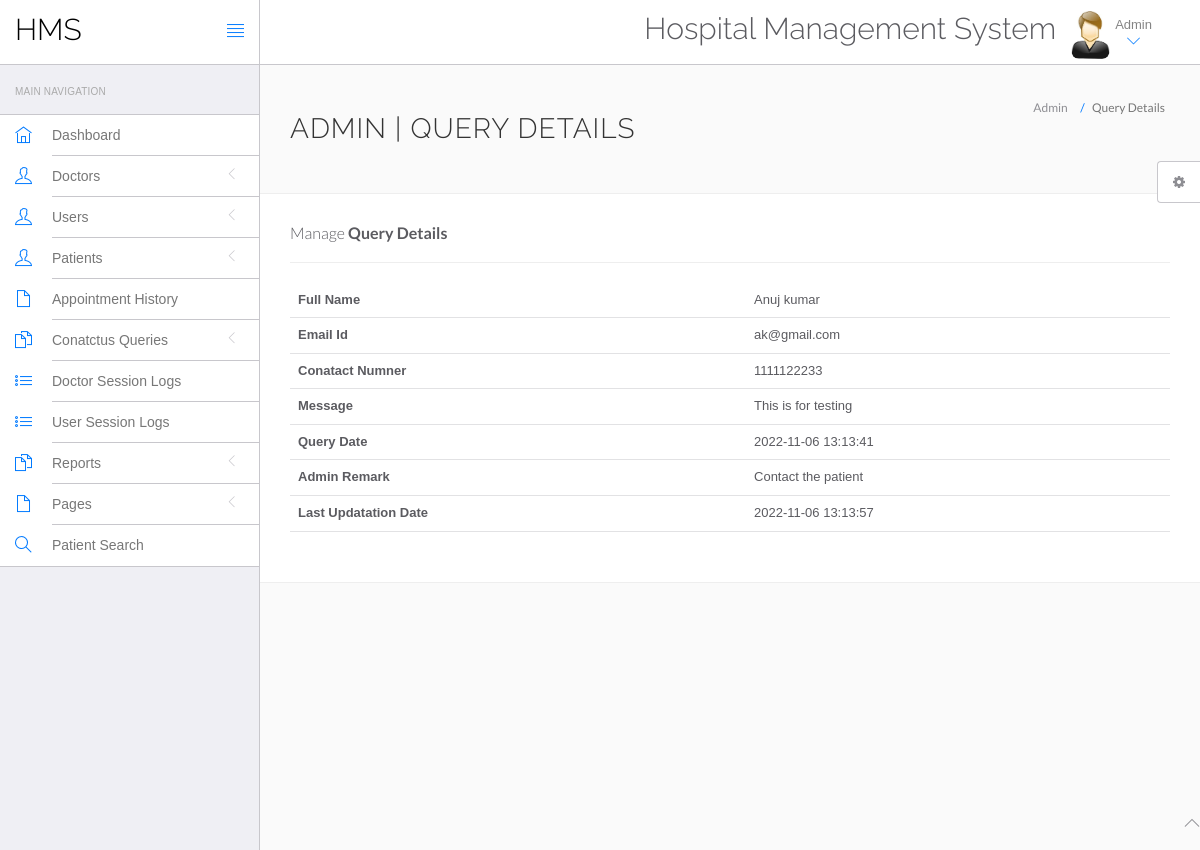
The page /hospital/hms/admin/query-details.php?id=2 (signed in) on the database its author committed.
### tables this page shows
CREATE TABLE `tblcontactus` (
  `id` int(11) NOT NULL,
  `fullname` varchar(255) DEFAULT NULL,
  `email` varchar(255) DEFAULT NULL,
  `contactno` bigint(12) DEFAULT NULL,
  `message` mediumtext DEFAULT NULL,
  `PostingDate` timestamp NULL DEFAULT current_timestamp(),
  `AdminRemark` mediumtext DEFAULT NULL,
  `LastupdationDate` timestamp NULL DEFAULT NULL ON UPDATE current_timestamp(),
  `IsRead` int(11) DEFAULT NULL
);

### hospital/hms/admin/query-details.php (the view, shortened to what this page needs)
<?php
include('include/config.php');
if(strlen($_SESSION['id']==0)) {
 header('location:logout.php');
  } else{
?>
<!DOCTYPE html>
<html lang="en">
	<head>
		<link rel="stylesheet" href="vendor/bootstrap/css/bootstrap.min.css">
		<link rel="stylesheet" href="vendor/fontawesome/css/font-awesome.min.css">
		<link rel="stylesheet" href="vendor/themify-icons/themify-icons.min.css">
		<link href="vendor/animate.css/animate.min.css" rel="stylesheet" media="screen">
		<link href="vendor/perfect-scrollbar/perfect-scrollbar.min.css" rel="stylesheet" media="screen">
		<link href="vendor/switchery/switchery.min.css" rel="stylesheet" media="screen">
		<link href="vendor/bootstrap-touchspin/jquery.bootstrap-touchspin.min.css" rel="stylesheet" media="screen">
		<link href="vendor/select2/select2.min.css" rel="stylesheet" media="screen">
		<link href="vendor/bootstrap-datepicker/bootstrap-datepicker3.standalone.min.css" rel="stylesheet" media="screen">
		<link href="vendor/bootstrap-timepicker/bootstrap-timepicker.min.css" rel="stylesheet" media="screen">
		<link rel="stylesheet" href="assets/css/styles.css">
		<link rel="stylesheet" href="assets/css/plugins.css">
		<link rel="stylesheet" href="assets/css/themes/theme-1.css" id="skin_color" />
	</head>
	<body>
		<div id="app">
<?php include('include/sidebar.php');?>
			<div class="app-content">
						<?php include('include/header.php');?>
				<div class="main-content" >
					<div class="wrap-content container" id="container">
						<section id="page-title">
							<div class="row">
								<div class="col-sm-8">
									<h1 class="mainTitle">Admin | Query Details</h1>
																	</div>
								<ol class="breadcrumb">
									<li>
										<span>Admin</span>
									</li>
									<li class="active">
										<span>Query Details</span>
									</li>
								</ol>
							</div>
						</section>
						<div class="container-fluid container-fullw bg-white">
									<div class="row">
								<div class="col-md-12">
									<h5 class="over-title margin-bottom-15">Manage <span class="text-bold">Query Details</span></h5>
												<hr />
									<table class="table table-hover" id="sample-table-1">
										<tbody>
<?php
$qid=intval($_GET['id']);
$sql=mysqli_query($con,"select * from tblcontactus where id='$qid'");
while($row=mysqli_fetch_array($sql))
{
?>
											<tr>
												<th>Full Name</th>
												<td><?php echo $row['fullname'];?></td>
											</tr>
											<tr>
												<th>Email Id</th>
												<td><?php echo $row['email'];?></td>
											</tr>
											<tr>
												<th>Conatact Numner</th>
												<td><?php echo $row['contactno'];?></td>
											</tr>
											<tr>
												<th>Message</th>
												<td><?php echo $row['message'];?></td>
												</tr>
																						<tr>
												<th>Query Date</th>
												<td><?php echo $row['PostingDate'];?></td>
												</tr>
<?php if($row['AdminRemark']==""){?>
<form name="query" method="post">
	<tr>
												<th>Admin Remark</th>
												<td><textarea name="adminremark" class="form-control" required="true"></textarea></td>
												</tr>
												<tr>
													<td>&nbsp;</td>
													<td>
														<button type="submit" class="btn btn-primary pull-left" name="update">
		Update <i class="fa fa-arrow-circle-right"></i>
								</button>
													</td>
												</tr>
</form>
													<?php } else {?>
	<tr>
												<th>Admin Remark</th>
												<td><?php echo $row['AdminRemark'];?></td>
												</tr>
<tr>
												<th>Last Updatation Date</th>
												<td><?php echo $row['LastupdationDate'];?></td>
												</tr>
											<?php
											 }} ?>
										</tbody>
									</table>
								</div>
							</div>
								</div>
							</div>
						</div>
					</div>
				</div>
	<?php include('include/footer.php');?>
	<?php include('include/setting.php');?>
	</body>
</html>
<?php } ?>

### hospital/hms/admin/assets/css/themes/theme-1.css (style rules this page uses)
body { background: #FAFAFA; }

### rows shown on the page
tblcontactus: fullname "Anuj kumar", email "ak@gmail.com", contactno "1111122233", message "This is for testing", PostingDate "2022-11-06 13:13:41", AdminRemark "Contact the patient", LastupdationDate "2022-11-06 13:13:57"
